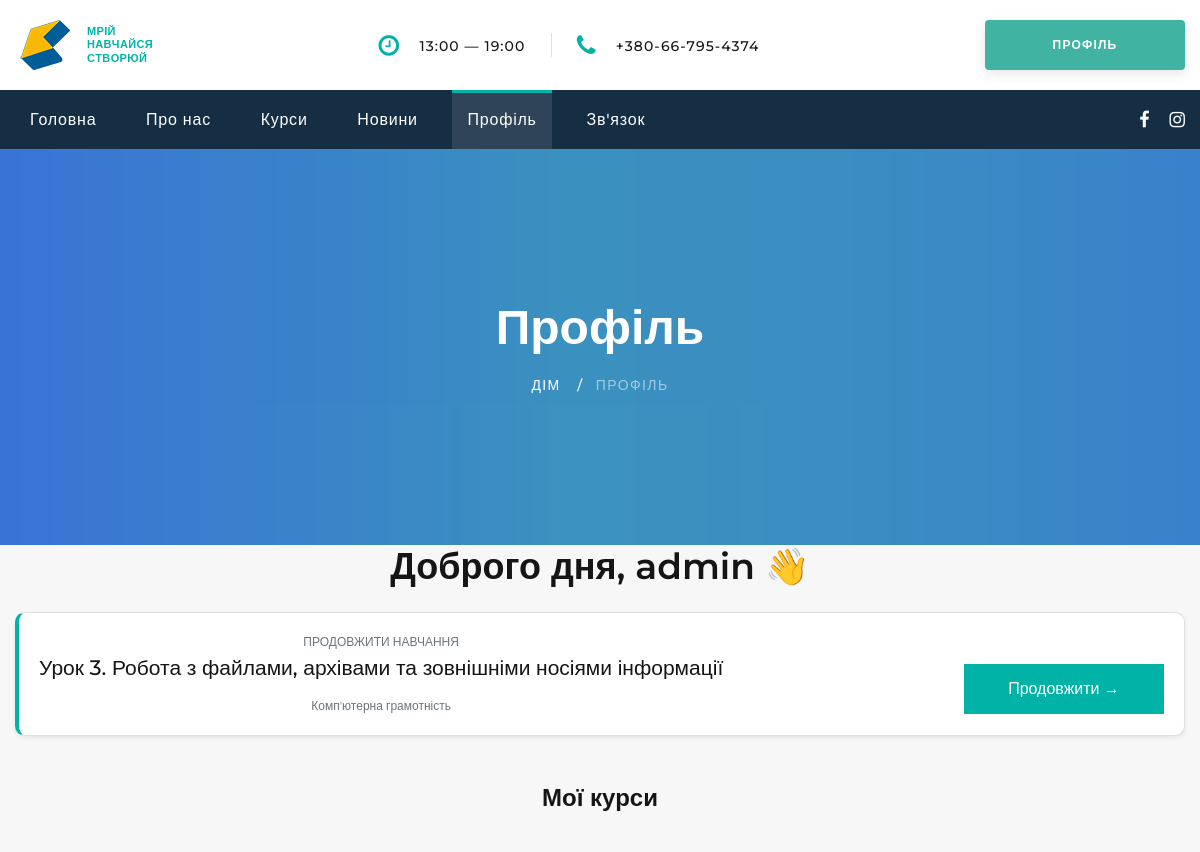
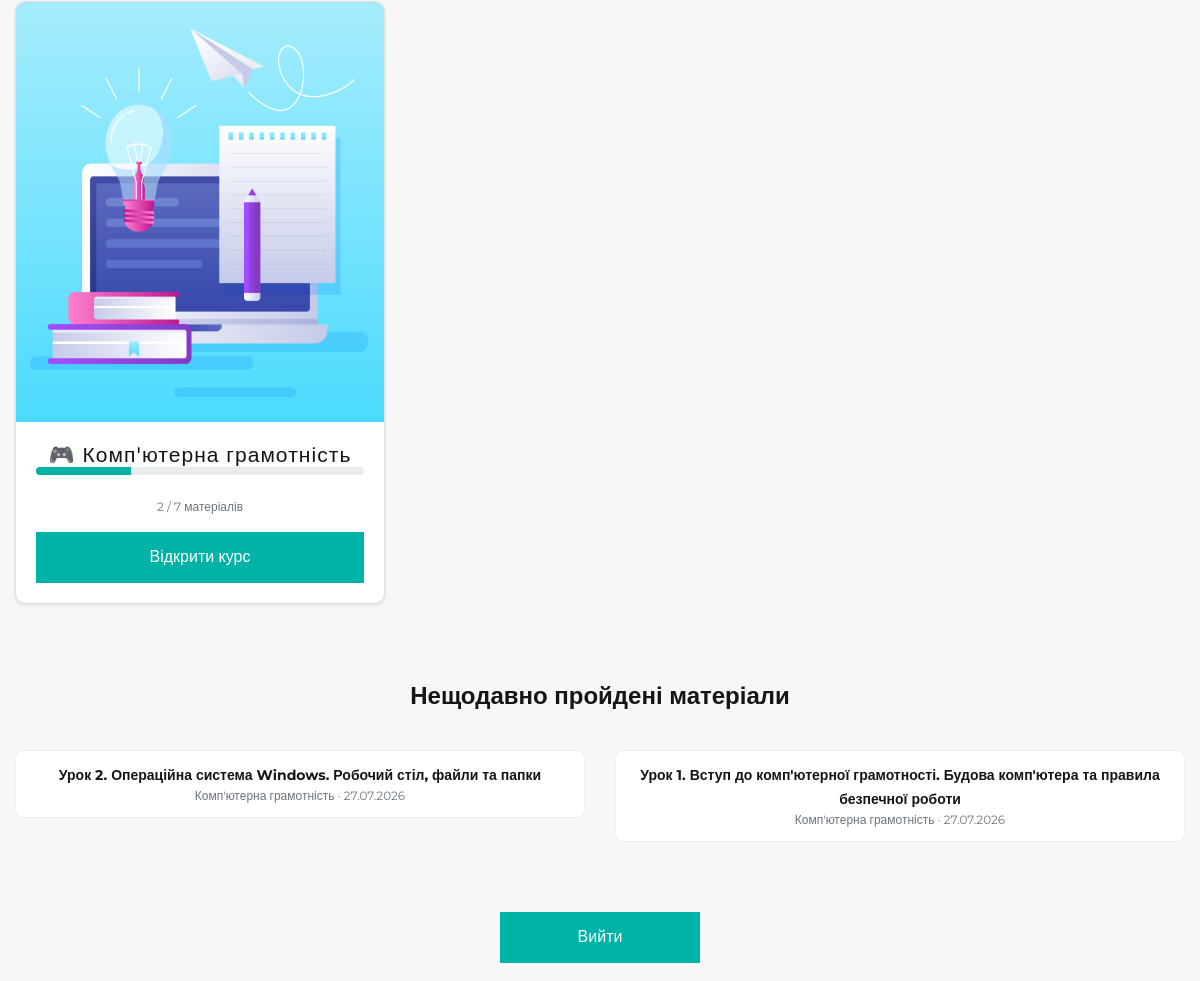
The page /users/profile/ (signed in, upper part) on the database as committed earlier (2 pictures, top to bottom).
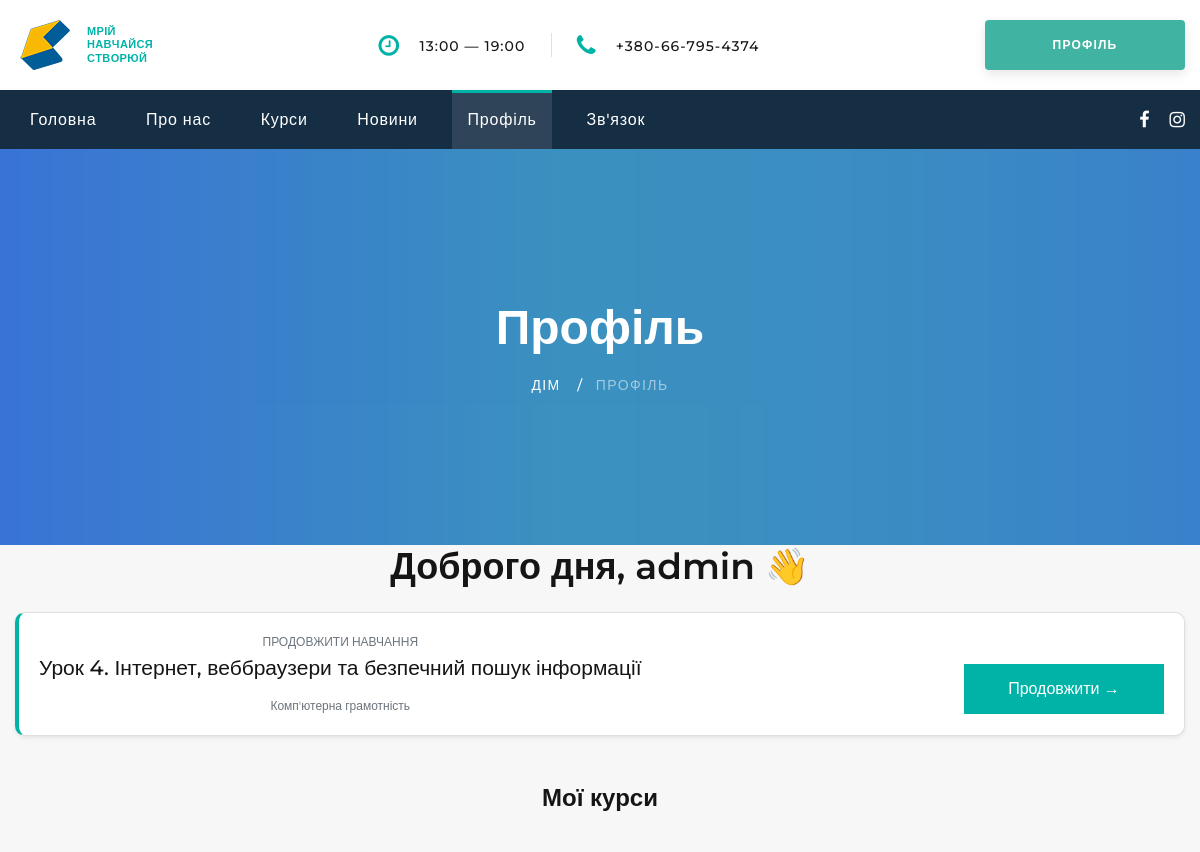
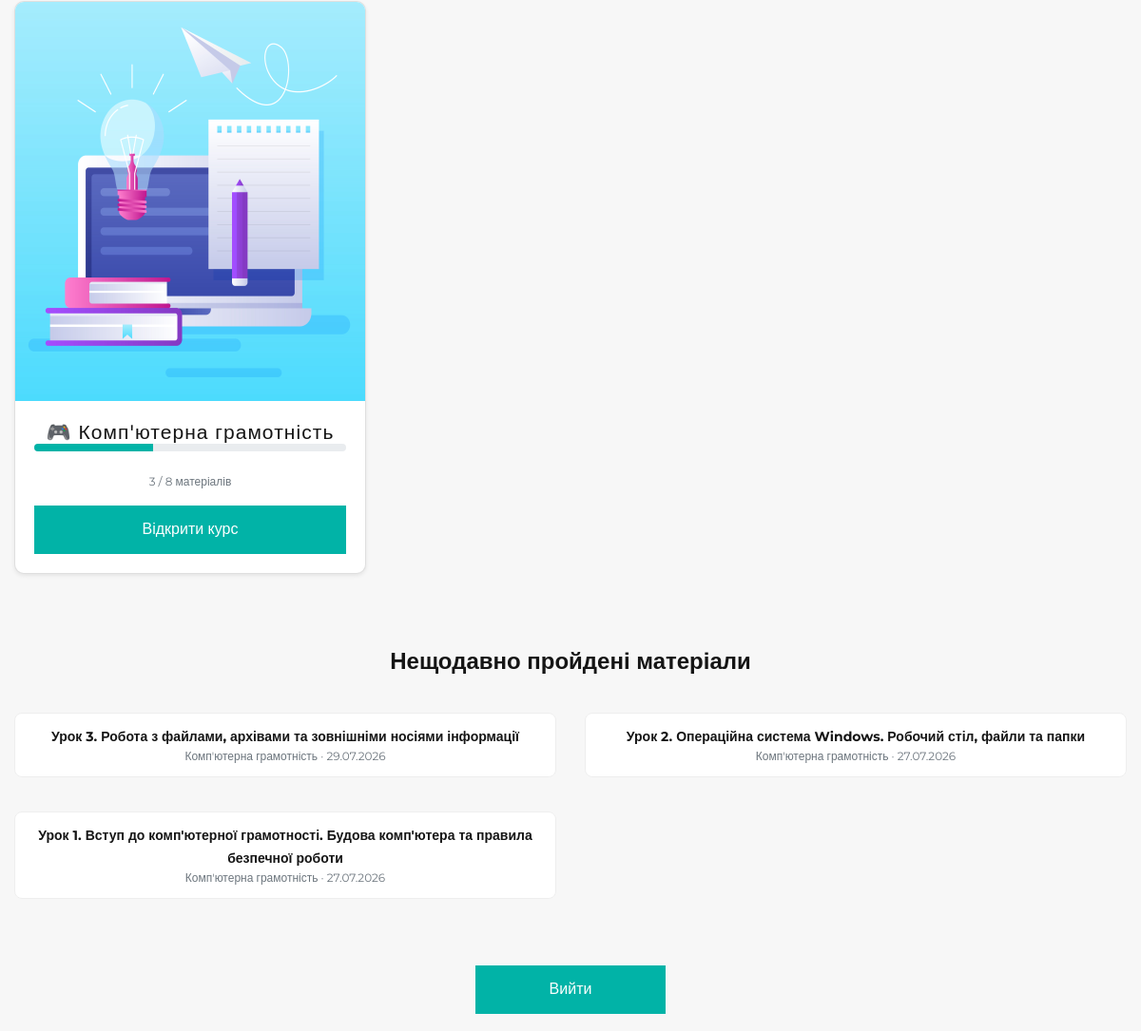
The same page on the database as committed later (2 pictures, top to bottom).
### learning/models.py (models this page shows, shortened)
class Material(models.Model):
    course = models.ForeignKey(
        Course, on_delete=models.CASCADE, related_name='materials',
        verbose_name='Курс',
    )
    title = models.CharField('Назва матеріалу', max_length=200)
    order = models.PositiveSmallIntegerField(
        'Порядок', default=0,
        help_text='Визначає послідовність проходження (1, 2, 3 ...).',
    )
    content = CKEditor5Field('Текст матеріалу', config_name='news', blank=True)
    video_url = models.URLField('Посилання на відео (YouTube)', blank=True, null=True)
    file = models.FileField(
        'Файл (PDF тощо)', upload_to='materials/', blank=True, null=True,
    )
    class Meta:
        ordering = ['course', 'order']
        verbose_name = 'Матеріал курсу'
        verbose_name_plural = 'Матеріали курсу'
        unique_together = ('course', 'order')
    def is_unlocked_for(self, user):
        if self.order <= 1:
            return True
        previous = Material.objects.filter(
            course=self.course, order__lt=self.order
        ).order_by('-order').first()
        if previous is None:
            return True
        return MaterialProgress.objects.filter(
            user=user, material=previous, is_read=True
        ).exists()

class Enrollment(models.Model):
    user = models.ForeignKey(
        settings.AUTH_USER_MODEL, on_delete=models.CASCADE,
        related_name='enrollments', verbose_name='Учень',
    )
    course = models.ForeignKey(
        Course, on_delete=models.CASCADE,
        related_name='enrollments', verbose_name='Курс',
    )
    assigned_at = models.DateTimeField('Призначено', auto_now_add=True)
    class Meta:
        unique_together = ('user', 'course')
        verbose_name = 'Призначення курсу'
        verbose_name_plural = 'Призначення курсів'
    def total_materials(self):
        return self.course.materials.count()
    def read_materials_count(self):
        return MaterialProgress.objects.filter(
            user=self.user, material__course=self.course, is_read=True
        ).count()
    def progress_percent(self):
        total = self.total_materials()
        if total == 0:
            return 0
        return round(self.read_materials_count() / total * 100)
    def next_material(self):
        for material in self.course.materials.all():
            already_read = MaterialProgress.objects.filter(
                user=self.user, material=material, is_read=True
            ).exists()
            if not already_read:
                return material if material.is_unlocked_for(self.user) else None
        return None  # усі матеріали курсу прочитано

class MaterialProgress(models.Model):
    user = models.ForeignKey(settings.AUTH_USER_MODEL, on_delete=models.CASCADE)
    material = models.ForeignKey(Material, on_delete=models.CASCADE)
    is_read = models.BooleanField('Прочитано', default=False)
    read_at = models.DateTimeField('Дата прочитання', null=True, blank=True)
    class Meta:
        unique_together = ('user', 'material')
        verbose_name = 'Прогрес по матеріалу'
        verbose_name_plural = 'Прогрес по матеріалах'

### Web_1/models.py (models this page shows, shortened)
class Course(models.Model):
    LEVEL_CHOICES = [
        ('beginner', 'Початківець'),
        ('intermediate', 'Середній'),
        ('advanced', 'Просунутий'),
    ]
    category = models.ForeignKey(
        Category,
        on_delete=models.CASCADE,
        help_text='оберіть категорію',
        verbose_name='категорія курсу',
        null=True,
    )
    name = models.CharField(max_length=50, verbose_name="Ім'я")
    name_url = models.CharField(
        max_length=50, verbose_name='Name URL', default='', blank=True
    )
    image = models.ImageField(
        upload_to='course_images',
        verbose_name='Картинка',
        null=True,
        blank=True,
        validators=[validate_image_size]  # Додано перевірку ваги файлу
    )
    emoji_icon = models.CharField(
        max_length=10,
        verbose_name='Емодзі іконка',
        default='🎮',
        blank=True,
        help_text='Емодзі, що відображається на картці курсу (напр. 🎮, 🐍, 🎨)',
    )
    description_short = models.CharField(
        max_length=250,
        verbose_name='Короткий опис',
        null=True,
        blank=True,
    )
    description = models.TextField(
        verbose_name='Опис',
        null=True,
        blank=True,
        help_text='Детальний опис курсу (відображається у секції "Як проходить навчання")',
    )
    kid_age = models.CharField(
        max_length=50,
        verbose_name='Вік учня',
        null=True,
        blank=True,
        help_text='Напр. «від 10 років» або «8–14 років»',
    )
    level = models.CharField(
        max_length=20,
        choices=LEVEL_CHOICES,
        verbose_name='Рівень',
        default='beginner',
    )
    duration = models.CharField(
        max_length=50,
        verbose_name='Тривалість курсу',
        null=True,
        blank=True,
        help_text='Напр. «5 місяців», «3 місяці»',
    )
    lessons_count = models.PositiveSmallIntegerField(
        verbose_name='Кількість занять',
        null=True,
        blank=True,
    )
    schedule = models.CharField(
        max_length=100,
        verbose_name='Розклад',
        null=True,
        blank=True,
        help_text='Напр. «2 заняття на тиждень по 90 хвилин»',
    )
    price = models.CharField(
        max_length=50,
        verbose_name='Вартість',
        null=True,
        blank=True,
        help_text='Залишіть порожнім або вкажіть базову ціну для SEO',
    )
    date_price = models.IntegerField(
        verbose_name='Дата_ціна',
        null=True,
        blank=True,
    )
    price_monthly = models.CharField(
        max_length=50,
        verbose_name='Ціна (помісячна)',
        null=True,
        blank=True,
        help_text='Напр. «1200 грн» або «Уточніть»',
    )
    price_semester = models.CharField(
        max_length=50,
        verbose_name='Ціна (семестр)',
        null=True,
        blank=True,
        help_text='Напр. «6500 грн» або «Знижка»',
    )
    price_full = models.CharField(
        max_length=50,
        verbose_name='Ціна (повна)',
        null=True,
        blank=True,
        help_text='Напр. «11000 грн» або «Макс. знижка»',
    )
    stat_students = models.PositiveIntegerField(
        verbose_name='Учнів пройшло',
        null=True,
        blank=True,
        help_text='Напр. 120',
    )
    stat_projects = models.PositiveIntegerField(
        verbose_name='Проєктів створено',
        null=True,
        blank=True,
    )
    stat_rating = models.DecimalField(
        max_digits=3,
        decimal_places=1,
        verbose_name='Рейтинг',
        null=True,
        blank=True,
        help_text='Напр. 4.9',
    )
    stat_years = models.PositiveSmallIntegerField(
        verbose_name='Років викладаємо',
        null=True,
        blank=True,
    )
    what_will_learn = models.JSONField(
        verbose_name='Що вивчить дитина',
        null=True,
        blank=True,
        help_text=(
            'Список рядків. Приклад: '
            '["Основи Lua", "Створення 3D-світів", "Публікація гри"]'
        ),
    )
    for_whom = models.JSONField(
        verbose_name='Для кого курс',
        null=True,
        blank=True,
        help_text=(
            'Список об\'єктів. Приклад: '
            '[{"icon": "🎮", "title": "Фанати Roblox", '
            '"text": "Хочуть не просто грати, а створювати"}]'
        ),
    )
    advantages = models.JSONField(
        verbose_name='Переваги напряму',
        null=True,
        blank=True,
        help_text=(
            'Список нумерованих переваг курсу/професії. Приклад: '
            '[{"title": "Висока затребуваність", '
            '"text": "Python — одна з найпопулярніших мов програмування у світі"}]'
        ),
    )
    program_modules = models.JSONField(
        verbose_name='Програма (модулі)',
        null=True,
        blank=True,
        help_text=(
            'Список модулів. Приклад: '
            '[{"num": "01", "title": "Знайомство з Roblox Studio", '
            '"subtitle": "Інтерфейс та перший світ", '
            '"topics": ["Інтерфейс редактора", "Перша локація"]}]'
        ),
    )
    results = models.JSONField(
        verbose_name='Результати курсу',
        null=True,
        blank=True,
        help_text=(
            'Список результатів. Приклад: '
            '[{"icon": "🏆", "text": "Власна гра у Roblox"}]'
        ),
    )
    faq = models.JSONField(
        verbose_name='Часті запитання (FAQ)',
        null=True,
        blank=True,
        help_text=(
            'Список питань/відповідей. Приклад: '
            '[{"question": "З якого віку?", "answer": "Від 10 років."}]'
        ),
    )
    meta_description = models.CharField(
        max_length=300,
        verbose_name='Meta опис (SEO)',
        null=True,
        blank=True,
    )
    is_active = models.BooleanField(
        default=True,
        verbose_name='Активний',
        help_text='Якщо знято — курс не відображається на сайті',
    )
    order = models.PositiveSmallIntegerField(
        default=0,
        verbose_name='Порядок сортування',
    )
    class Meta:
        verbose_name = 'Курс'
        verbose_name_plural = 'Курси'
        ordering = ['order', 'name']

### users/views.py (the view)
# urls.py: path('profile/', views.profile, name = 'profile'),
@login_required
def profile(request):
    enrollments = (
        Enrollment.objects.filter(user=request.user)
        .select_related('course')
        .prefetch_related('course__materials')
    )
    continue_item = None
    for enrollment in enrollments:
        material = enrollment.next_material()
        if material:
            continue_item = {'enrollment': enrollment, 'material': material}
            break
    recent_progress = (
        MaterialProgress.objects.filter(user=request.user, is_read=True)
        .select_related('material', 'material__course')
        .order_by('-read_at')[:5]
    )
    context = {
        'enrollments': enrollments,
        'continue_item': continue_item,
        'recent_progress': recent_progress,
    }
    return render(request, 'registration/profile.html', context)

### users/templates/registration/profile.html (shortened to what this page needs)
<!DOCTYPE html>
{% extends 'base.html' %}
{% load static %}
{% block content %}
<section class="breadcrumbs-custom-inset">
  <div class="breadcrumbs-custom context-dark bg-overlay-60">
    <div class="container">
      <h2 class="breadcrumbs-custom-title">Профіль</h2>
      <ul class="breadcrumbs-custom-path">
        <li><a href="/">Дім</a></li>
        <li class="active">Профіль</li>
      </ul>
    </div>
    <div class="box-position" style="background-image: url({% static 'images/breadcrumbs-bg.png' %});"></div>
  </div>
</section>
<section class="section section-lg section-top-1 bg-gray-4">
  <div class="container">
    <h3 class="mb-4">Доброго дня, {{ user.first_name|default:user.username }} 👋</h3>
    {% if continue_item %}
    <div class="card shadow-sm profile-continue-card mb-5">
      <div class="card-body d-flex align-items-center justify-content-between flex-wrap">
        <div>
          <p class="small text-muted mb-1">ПРОДОВЖИТИ НАВЧАННЯ</p>
          <h5 class="mb-1">{{ continue_item.material.title }}</h5>
          <p class="small text-muted mb-0">{{ continue_item.enrollment.course.name }}</p>
        </div>
        <a class="button button-primary button-pipaluk"
          href="{% url 'learning:material_detail' continue_item.material.id %}">Продовжити →</a>
      </div>
    </div>
    {% endif %}
    <h4 class="mb-3">Мої курси</h4>
    {% if enrollments %}
    <div class="row row-30 mb-5">
      {% for enrollment in enrollments %}
      <div class="col-md-6 col-lg-4 wow fadeInDown" data-wow-delay=".2s">
        <div class="card h-100 shadow-sm learning-course-card">
          {% if enrollment.course.image %}
          <img class="card-img-top" src="{{ enrollment.course.image.url }}" alt="{{ enrollment.course.name }}">
          {% endif %}
          <div class="card-body d-flex flex-column">
            <h5 class="card-title">{{ enrollment.course.emoji_icon }} {{ enrollment.course.name }}</h5>
            <div class="progress mb-2" style="height: 8px;">
              <div class="progress-bar learning-progress-bar" style="width: {{ enrollment.progress_percent }}%;"></div>
            </div>
            <p class="small text-muted mb-3">{{ enrollment.read_materials_count }} / {{ enrollment.total_materials }}
              матеріалів</p>
            <a class="button button-primary button-pipaluk btn-block mt-auto"
              href="{% url 'learning:course_materials' enrollment.course.id %}">Відкрити курс</a>
          </div>
        </div>
      </div>
      {% endfor %}
    </div>
    {% else %}
    <p class="text-muted mb-5">Курсів поки не призначено. Зверніться до адміністратора школи.</p>
    {% endif %}
    {% if recent_progress %}
    <h4 class="mb-3">Нещодавно пройдені матеріали</h4>
    <div class="row row-20">
      {% for progress in recent_progress %}
      <div class="col-md-6">
        <a class="d-block profile-recent-item mb-3" href="{% url 'learning:material_detail' progress.material.id %}">
          <strong>{{ progress.material.title }}</strong>
          <div class="small text-muted">{{ progress.material.course.name }} · {{ progress.read_at|date:"d.m.Y" }}</div>
        </a>
      </div>
      {% endfor %}
    </div>
    {% endif %}
    <form method="post" action="{% url 'users:logout' %}" class="mt-4">
      <button class="button button-primary button-pipaluk" type="submit">Вийти</button>
    </form>
  </div>
</section>
{% endblock content %}
{% block navbar %}
<li class="rd-nav-item"><a class="rd-nav-link" href="/">Головна</a></li>
<li class="rd-nav-item"><a class="rd-nav-link" href="/about/">Про нас</a></li>
<li class="rd-nav-item"><a class="rd-nav-link" href="/courses/">Курси</a></li>
<li class="rd-nav-item"><a class="rd-nav-link" href="/news/">Новини</a></li>
<li class="rd-nav-item active"><a class="rd-nav-link" href="{% url 'users:profile' %}">Профіль</a></li>
<li class="rd-nav-item"><a class="rd-nav-link" href="/contact-us/">Зв'язок</a></li>
{% endblock %}

Rows that differ between the two databases and show on the page:
no longer on this page (row unchanged): Material: material "Урок 3. Робота з файлами, архівами та зовнішніми носіями інформації"
now on this page (row unchanged): Material: material "Урок 4. Інтернет, веббраузери та безпечний пошук інформації"
computed for Enrollment "Комп'ютерна грамотність": {{ enrollment.progress_percent }} 29 → 38 (drawn); read_materials_count "2" → "3"; total_materials "7" → "8"
added MaterialProgress: material "Урок 3. Робота з файлами, архівами та зовнішніми носіями інформації", material.course.name "Комп'ютерна грамотність", read_at "29.07.2026"
